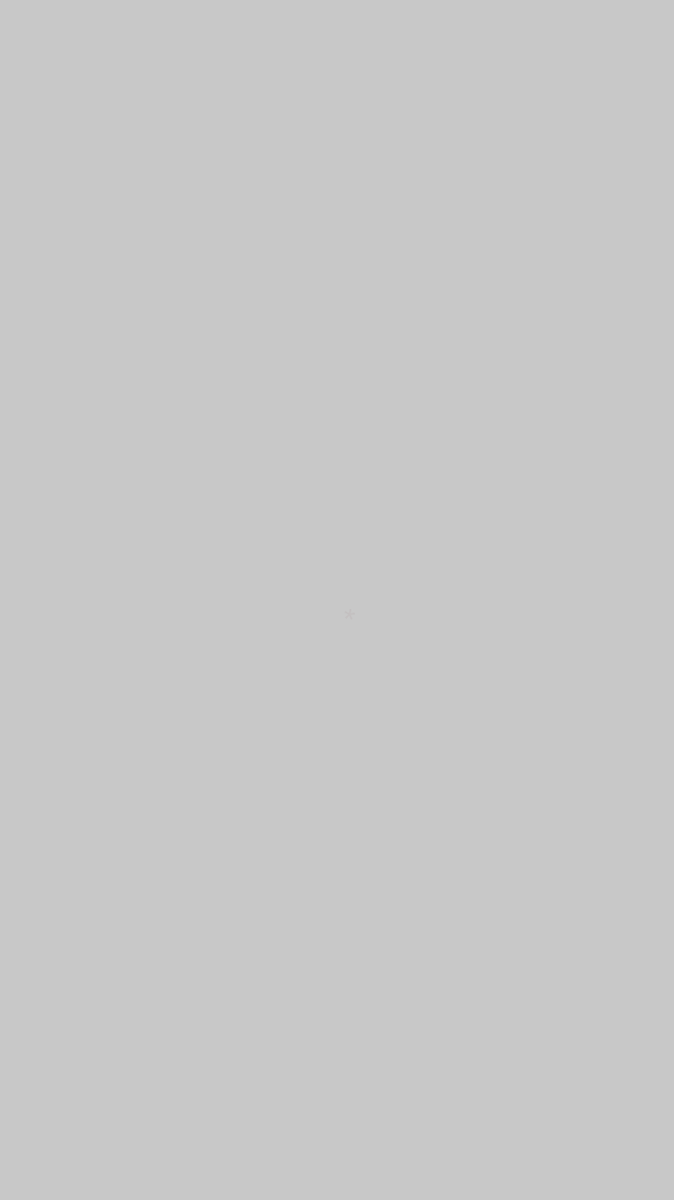
Frame 1 (no input)
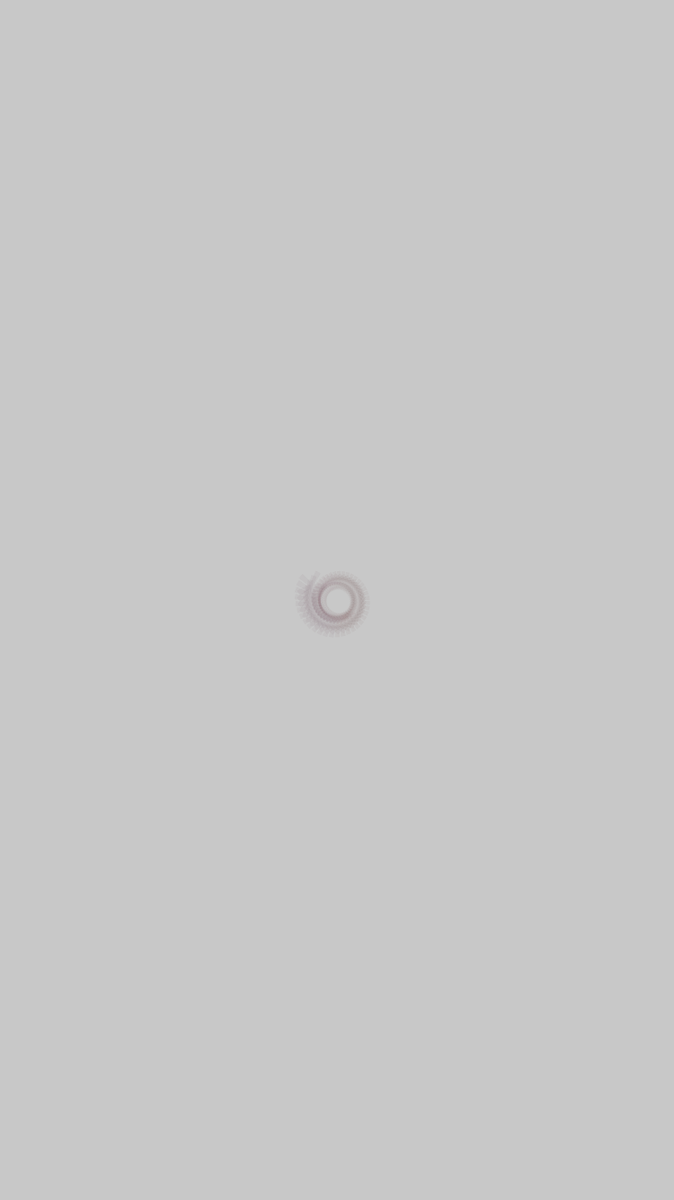
Frame 60 (no input)
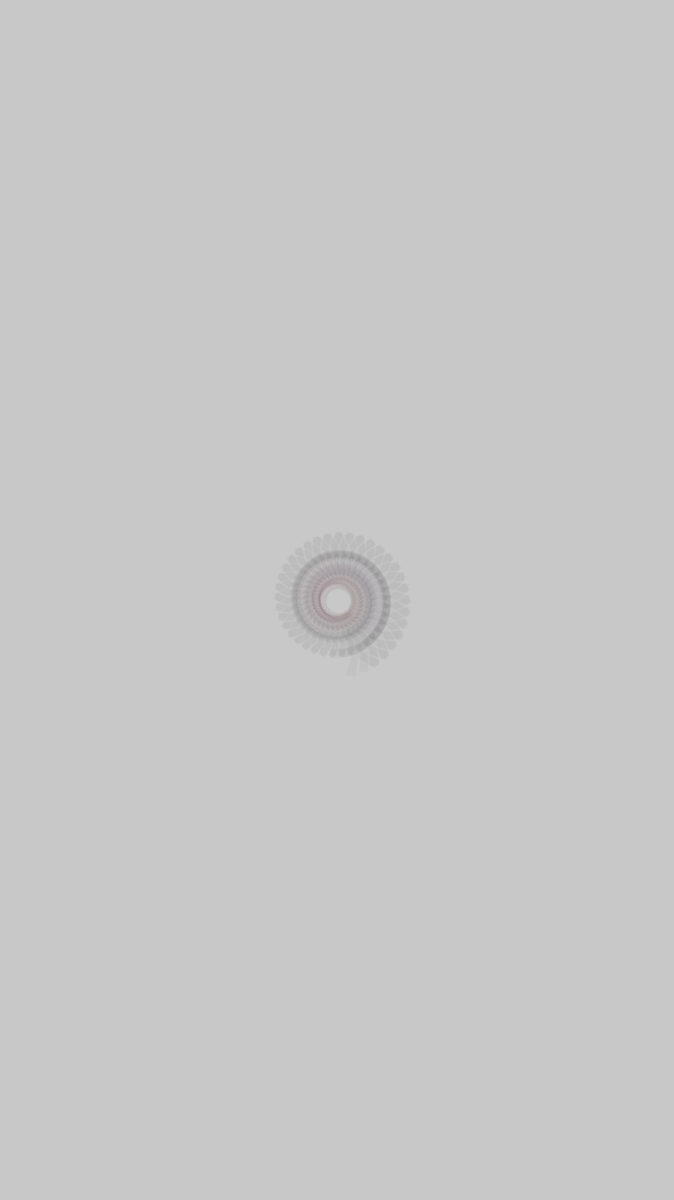
Frame 120 (the mouse pressed at the canvas centre since frame 60)

The p5.js sketch that drew these frames (run headless with seeded random() and noise() and a simulated clock; from frame 60 on, the mouse is pressed at the canvas centre):

// p5.js sketch
// ── sketch.js
function setup() {
  createCanvas(750,1334);
  background(200);
  angleMode(DEGREES);
  
  frameRate(40);
}

function draw() {
  translate(width/2,height/2);
  rotate(frameCount*10);
  noStroke();

  // lerpColor blends two colors to find a third color somewhere between them.
  // lerpColor(col1,col2,amount)
  
  fill(lerpColor(color(92,0,26,10), color(6,94,79,10), frameCount/200));
  textSize(32+frameCount);
  text("*", 10, 30);
  //if (frameCount == 240) {
  //noLoop();
  //}
}
